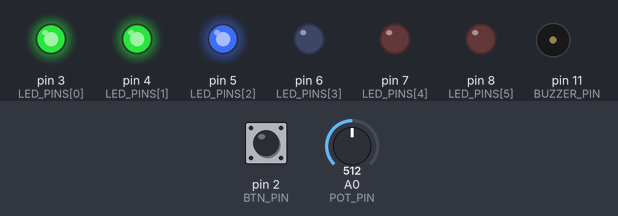
Simulated run of this sketch. Board: Arduino Uno, built with avr-gcc and run on an emulated ATmega328P. Shown: output pins drawn as LEDs (lit = HIGH), buzzer (waves = sounding). Inputs (shaded band) come from the test bench; at power-on: A0 (POT_PIN) = 512, pin 2 (BTN_PIN) HIGH. What the sketch prints to the serial monitor is not drawn.

Above: at 1.2 s.
1.3 s: A0 (POT_PIN) set to 577
2.8 s: A0 (POT_PIN) set to 612
At 4.0 s:
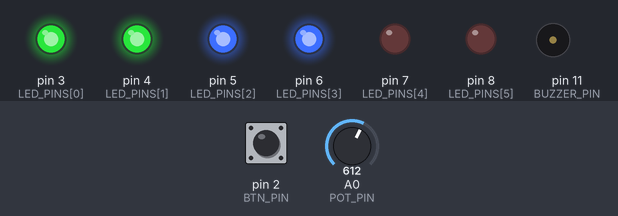
4.3 s: A0 (POT_PIN) set to 728
5.8 s: A0 (POT_PIN) set to 751
At 6.4 s:
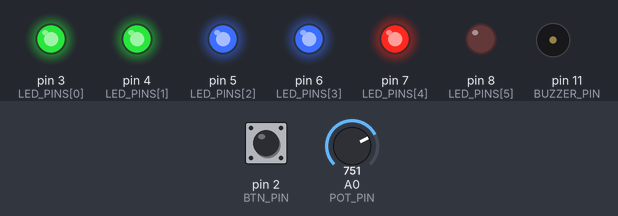
7.3 s: A0 (POT_PIN) set to 876
8.8 s: A0 (POT_PIN) set to 894
At 9.1 s:
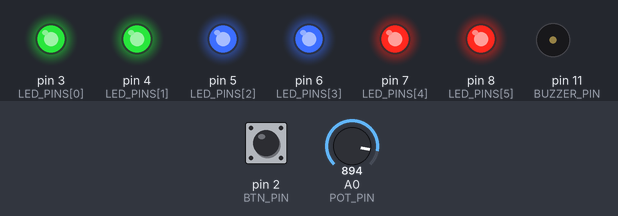
Timing chart, 0 to 12.8 s (numbered marks = the images above; inputs shaded):
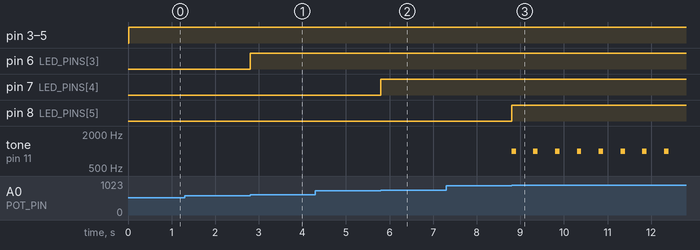

The sketch:

sketch.ino
```cpp
/*
 * 실습 5-4  LED 레벨미터 + 경고음  —  Arduino UNO R3
 * ------------------------------------------------------------------
 * 회로 : 가변저항 양 끝 5V / GND, Wiper → A0
 *        LED1~6 (초록, 초록, 파랑, 파랑, 빨강, 빨강) : D3, D4, D5, D6, D7, D8 → 330Ω → LED → GND
 *        수동 부저 (+) → D11, (-) → GND
 *        D2 ↔ 푸시버튼 ↔ GND   (경고음 ON/OFF)
 *
 * 핵심 1 : 재양자화 — ADC(0~1023)를 7단계(레벨 0~6)로 다시 나눈다.  경계값 = k × 1024 / 7
 * 핵심 2 : 히스테리시스 — 경계 근처에서 레벨이 떨리는 것을 막기 위해
 *          올라갈 때는 경계 + HYST, 내려갈 때는 경계 - HYST 를 기준으로 쓴다.
 *          HYST = 0 으로 바꿔 경계 근처에서 LED 가 떨리는 것을 비교해 본다.
 * 핵심 3 : 레벨 6 이면 0.5초마다 tone(1000 Hz, 100 ms) 경고음 (delay 없이)
 *
 * 참고 : tone() 은 Timer2 를 쓰므로 D3·D11 은 PWM 불가 → D3 LED 는 디지털 ON/OFF 로만 사용
 */

const int POT_PIN = A0;
const int LED_PINS[6] = {3, 4, 5, 6, 7, 8};
const int BUZZER_PIN = 11;
const int BTN_PIN = 2;

const long ADC_RANGE = 1024;          // 0 ~ 1023
const int  LEVELS = 7;                // 레벨 0 ~ 6
const int  HYST = 10;                 // 히스테리시스 폭 (0 으로 바꿔 비교)

int level = 0;
bool alarmEnabled = true;
unsigned long lastSampleMs = 0, lastBeepMs = 0;

const unsigned long DEBOUNCE_MS = 30;
int lastReading = HIGH, stableState = HIGH;
unsigned long lastChangeMs = 0;

bool buttonPressed() {
  int reading = digitalRead(BTN_PIN);
  if (reading != lastReading) { lastChangeMs = millis(); lastReading = reading; }
  if (millis() - lastChangeMs >= DEBOUNCE_MS && reading != stableState) {
    stableState = reading;
    return stableState == LOW;
  }
  return false;
}

int boundary(int k) { return (int)(k * ADC_RANGE / LEVELS); }   // k = 1..6
int upTh(int lv)    { return boundary(lv + 1) + HYST; }         // lv → lv+1
int downTh(int lv)  { return boundary(lv) - HYST; }             // lv → lv-1

void showLevel() {
  for (int i = 0; i < 6; i++) digitalWrite(LED_PINS[i], i < level ? HIGH : LOW);
}

void setup() {
  Serial.begin(115200);
  for (int i = 0; i < 6; i++) pinMode(LED_PINS[i], OUTPUT);
  pinMode(BTN_PIN, INPUT_PULLUP);
  Serial.println(F("# 실습 5-4 LED 레벨미터 (UNO)"));
  Serial.print(F("# 경계값: "));
  for (int k = 1; k < LEVELS; k++) { Serial.print(boundary(k)); Serial.print(' '); }
  Serial.print(F(" HYST=")); Serial.println(HYST);
}

void loop() {
  unsigned long now = millis();

  if (buttonPressed()) {
    alarmEnabled = !alarmEnabled;
    if (!alarmEnabled) noTone(BUZZER_PIN);
    Serial.print(F("# 경고음 ")); Serial.println(alarmEnabled ? F("ON") : F("OFF"));
  }

  if (now - lastSampleMs >= 20) {                       // 50 Hz 샘플링
    lastSampleMs = now;
    int adc = analogRead(POT_PIN);
    int old = level;
    while (level < LEVELS - 1 && adc >= upTh(level)) level++;
    while (level > 0 && adc < downTh(level)) level--;
    if (level != old) {
      showLevel();
      Serial.print(F("Level=")); Serial.print(level);
      Serial.print(F(" ADC=")); Serial.print(adc);
      Serial.print(level > old ? F(" (올라감)") : F(" (내려감)"));
      Serial.print(F("  다음 상승 ≥")); Serial.print(level < LEVELS - 1 ? upTh(level) : -1);
      Serial.print(F(" / 하강 <")); Serial.println(level > 0 ? downTh(level) : -1);
    }
  }

  if (level == LEVELS - 1 && alarmEnabled && now - lastBeepMs >= 500) {
    lastBeepMs = now;
    tone(BUZZER_PIN, 1000, 100);                        // 논블로킹 경고음
  }
}
```

Measured:
- the behaviour switches between 594 and 595 on A0 (POT_PIN) (found by bisection; images 0 and 1)
- the behaviour switches between 740 and 741 on A0 (POT_PIN) (found by bisection; images 1 and 2)
- the behaviour switches between 886 and 887 on A0 (POT_PIN) (found by bisection; images 2 and 3)
- after the input at 1.3 s, every drawn part: stays the same
- after the input at 2.8 s, pin 6 (LED_PINS[3]): LOW → HIGH at once
- after the input at 4.3 s, every drawn part: stays the same
- after the input at 5.8 s, pin 7 (LED_PINS[4]): LOW → HIGH at once
- after the input at 7.3 s, every drawn part: stays the same
- after the input at 8.8 s, pin 8 (LED_PINS[5]): LOW → HIGH at once; tone on pin 11 (BUZZER_PIN): alternates 1000 Hz for 0.10 s and silent for 0.40 s, starting at once
